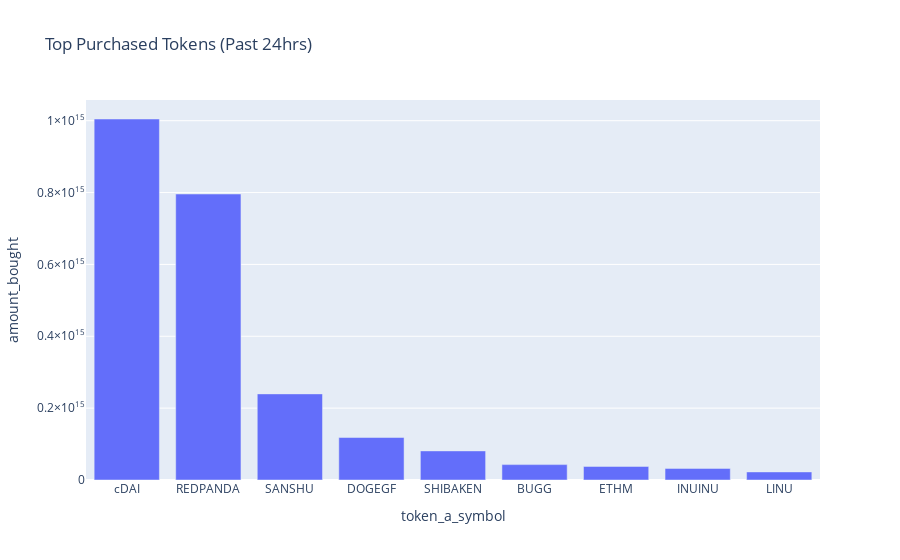

This figure's notebook cell:
### Code cell
fig = px.bar(data, x='token_a_symbol', y='amount_bought',title='Top Purchased Tokens (Past 24hrs)')
fig.show()

### Figure 1 — Plotly figure (JSON) as saved in the notebook; plotly's stock layout.template omitted (floating-point values rounded to 4 significant figures)
{"data": [{"alignmentgroup": "True", "hovertemplate": "token_a_symbol=%{x}<br>amount_bought=%{y}<extra></extra>", "legendgroup": "", "marker": {"color": "#636efa", "pattern": {"shape": ""}}, "name": "", "offsetgroup": "", "orientation": "v", "showlegend": false, "textposition": "auto", "type": "bar", "x": [null, "cDAI", "REDPANDA", "SANSHU", "DOGEGF", "SHIBAKEN", "BUGG", "ETHM", "INUINU", "LINU"], "xaxis": "x", "y": [null, 1005000000000000.0, 796000000000000.0, 239700000000000.0, 118200000000000.0, 80988760285162, 42800000000000.0, 37800000000000.0, 32290000000000.0, 22480000000000.0], "yaxis": "y"}], "layout": {"barmode": "relative", "legend": {"tracegroupgap": 0}, "title": {"text": "Top Purchased Tokens (Past 24hrs)"}, "xaxis": {"anchor": "y", "domain": [0, 1], "title": {"text": "token_a_symbol"}}, "yaxis": {"anchor": "x", "domain": [0, 1], "title": {"text": "amount_bought"}}}}
